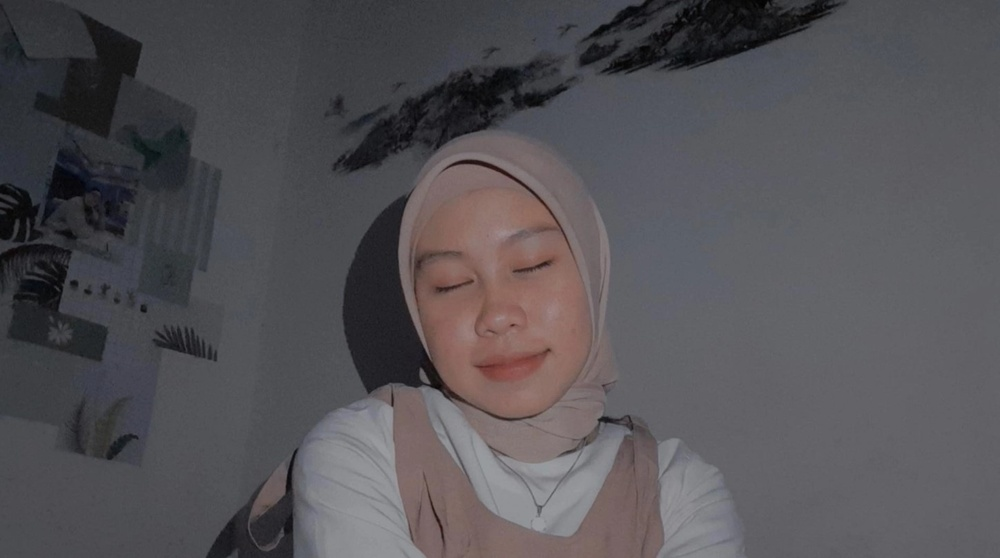
#> input picture putri.jpg, 1000 x 558 px, shrunk from 1448 x 808 before the run
$ python low_pass_filtering.py
#> lines starting #> are read from the running program, lines starting #| are printed output that depends on the picture
import numpy as np
import cv2
from matplotlib import pyplot as plt

img = cv2.imread('putri.jpg',0)
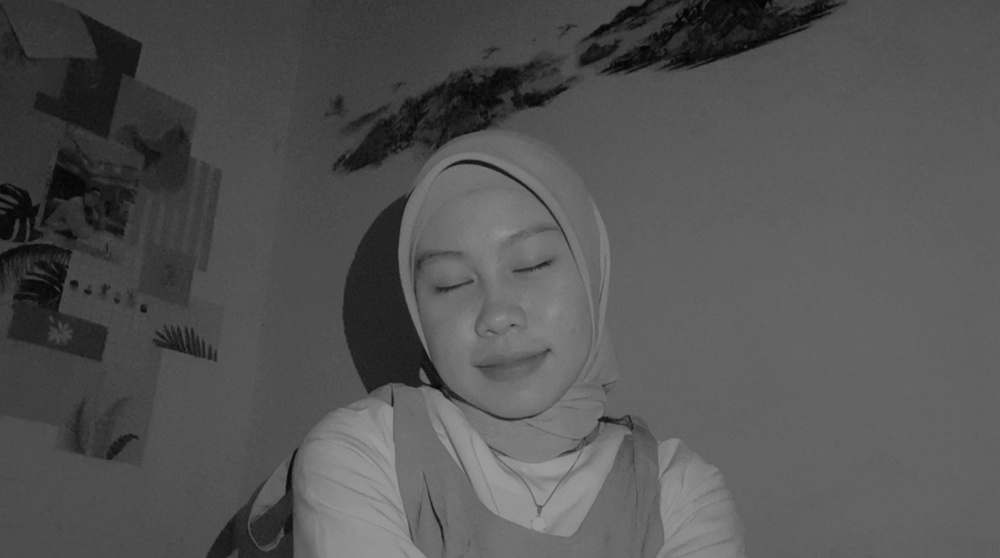
#> img: shape (558, 1000); min 1, max 156, mean 83
dft = cv2.dft(np.float32(img),flags = cv2.DFT_COMPLEX_OUTPUT)
dft_shift = np.fft.fftshift(dft)
rows, cols = img.shape
#> rows = 558; cols = 1000
crow,ccol = int(rows/2) , int(cols/2)
#> crow = 279; ccol = 500
# create a mask first, center square is 1, remaining all zeros
mask = np.zeros((rows,cols,2),np.uint8)
mask[crow-30:crow+30, ccol-30:ccol+30] = 1

# apply mask and inverse DFT
fshift = dft_shift*mask
f_ishift = np.fft.ifftshift(fshift)
img_back = cv2.idft(f_ishift)
img_back = cv2.magnitude(img_back[:,:,0],img_back[:,:,1])
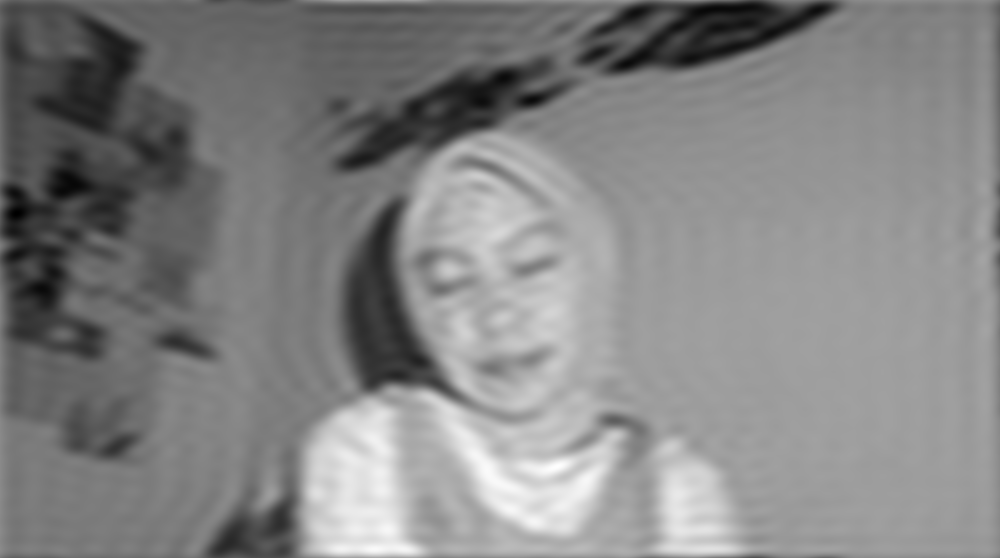
#> img_back: shape (558, 1000) float32; min 114263.1, max 89120776, mean 46341500; drawn with min black and max white

plt.subplot(121),plt.imshow(img, cmap = 'gray')
plt.title('Input Image'), plt.xticks([]), plt.yticks([])
plt.subplot(122),plt.imshow(img_back, cmap = 'gray')
plt.title('Image after LPF'), plt.xticks([]), plt.yticks([])
plt.show()
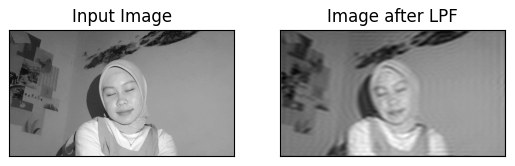
#> figure drawn by matplotlib, 2 panels
